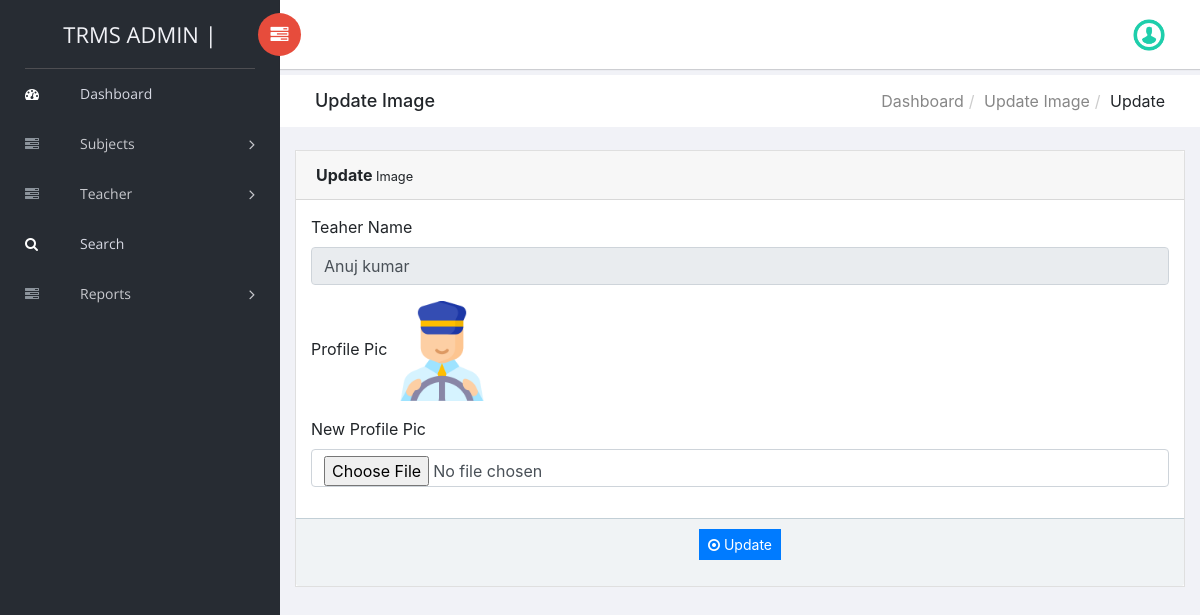
The page /trms/admin/changeimage.php?tid=1 (signed in) on the database its author committed.
### tables this page shows
CREATE TABLE `tblteacher` (
  `ID` int(10) NOT NULL,
  `Name` varchar(120) DEFAULT NULL,
  `Picture` varchar(200) NOT NULL,
  `Email` varchar(120) DEFAULT NULL,
  `MobileNumber` bigint(10) DEFAULT NULL,
  `password` varchar(255) DEFAULT NULL,
  `Qualifications` varchar(120) DEFAULT NULL,
  `Address` varchar(200) DEFAULT NULL,
  `TeacherSub` varchar(120) DEFAULT NULL,
  `description` mediumtext DEFAULT NULL,
  `teachingExp` varchar(10) DEFAULT NULL,
  `JoiningDate` varchar(120) DEFAULT NULL,
  `RegDate` timestamp NOT NULL DEFAULT current_timestamp(),
  `isPublic` int(1) DEFAULT NULL
);

### trms/admin/changeimage.php (the view, shortened to what this page needs)
<?php
include('includes/dbconnection.php');
if (strlen($_SESSION['trmsaid']==0)) {
  header('location:logout.php');
  } else{
  ?>
<!doctype html>
<html class="no-js" lang="en">
<head>
    <link rel="stylesheet" href="../vendors/bootstrap/dist/css/bootstrap.min.css">
    <link rel="stylesheet" href="../vendors/font-awesome/css/font-awesome.min.css">
    <link rel="stylesheet" href="../vendors/themify-icons/css/themify-icons.css">
    <link rel="stylesheet" href="../vendors/flag-icon-css/css/flag-icon.min.css">
    <link rel="stylesheet" href="../vendors/selectFX/css/cs-skin-elastic.css">
    <link rel="stylesheet" href="../assets/css/style.css">
</head>
<body>
    <?php include_once('includes/sidebar.php');?>
    <div id="right-panel" class="right-panel">
        <?php include_once('includes/header.php');?>
        <div class="breadcrumbs">
            <div class="col-sm-4">
                <div class="page-header float-left">
                    <div class="page-title">
                        <h1>Update Image</h1>
                    </div>
                </div>
            </div>
            <div class="col-sm-8">
                <div class="page-header float-right">
                    <div class="page-title">
                        <ol class="breadcrumb text-right">
                            <li><a href="dashboard.php">Dashboard</a></li>
                            <li><a href="manage-teacher.php">Update Image</a></li>
                            <li class="active">Update</li>
                        </ol>
                    </div>
                </div>
            </div>
        </div>
        <div class="content mt-3">
            <div class="animated fadeIn">
                <div class="row">
                    <div class="col-lg-6">
                    </div>
                    <div class="col-lg-12">
                        <div class="card">
                            <div class="card-header"><strong>Update</strong><small> Image</small></div>
                            <form name="" method="post" action="" enctype="multipart/form-data">
                            <div class="card-body card-block">
 <?php
$eid=$_GET['tid'];
$sql="SELECT * from  tblteacher where ID=$eid";
$query = $dbh -> prepare($sql);
$query->execute();
$results=$query->fetchAll(PDO::FETCH_OBJ);
$cnt=1;
if($query->rowCount() > 0)
{
foreach($results as $row)
{               ?>
                                <div class="form-group"><label for="company" class=" form-control-label">Teaher Name</label><input type="text" name="subjects" value="<?php  echo $row->Name;?>" class="form-control" id="subjects" readonly='true'></div>
                                <div class="form-group">
                                    <label for="company" class=" form-control-label">Profile Pic</label>
                                                                <?php if($row->Picture==''):?>
<img src="../teacher/images/no-image.png"  alt="NO Image">
<?php else: ?>
<img src="../teacher/images/<?php echo $row->Picture;?>" width="100" height="100" value="<?php  echo $row->Picture;?>">
<?php endif;?>
                                </div>
                                <div class="form-group"><label for="company" class=" form-control-label">New Profile Pic</label><input type="file" name="newpic" value="" class="form-control" id="newpic" required='true'></div>
                                                    </div>
                                                   <?php $cnt=$cnt+1;}} ?>
                                                     <div class="card-footer">
                                                       <p style="text-align: center;"><button type="submit" class="btn btn-primary btn-sm" name="submit" id="submit">
                                                            <i class="fa fa-dot-circle-o"></i> Update
                                                        </button></p>
                                                    </div>
                                                </div>
                                            </div>
                                            </div>
                                        </div>
                                    </div>
                                </div>
</body>
</html>
<?php }  ?>

### rows shown on the page
tblteacher: subjects "Anuj kumar", Picture (picture)
